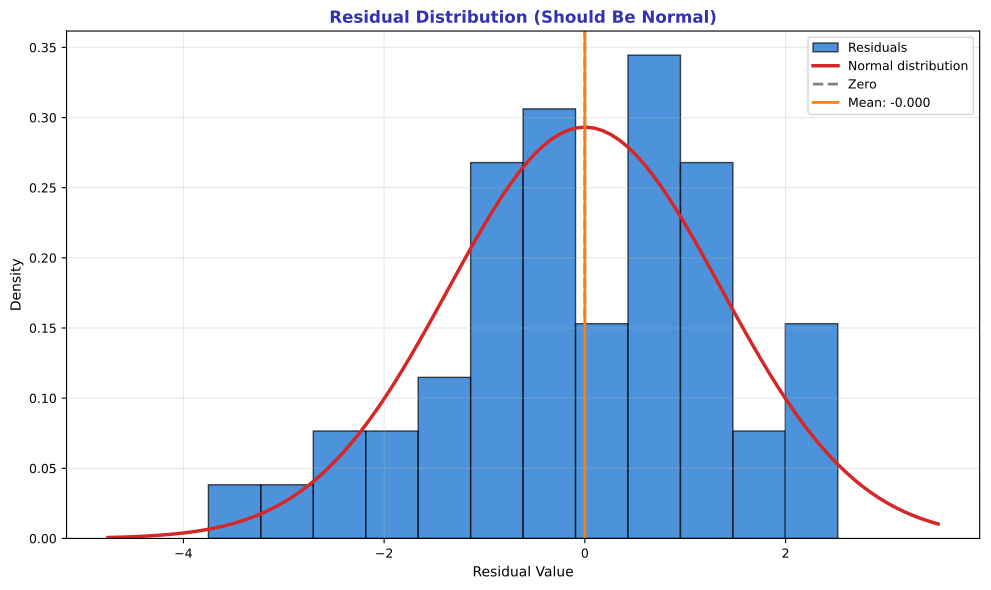

Recreate this plot in Python.
"""Residual Histogram - Checking normality"""
import matplotlib.pyplot as plt
import numpy as np
import scipy.stats as stats
from pathlib import Path

plt.rcParams.update({
    'font.size': 10,
    'axes.labelsize': 10,
    'axes.titlesize': 11,
    'xtick.labelsize': 9,
    'ytick.labelsize': 9,
    'legend.fontsize': 9,
    'figure.figsize': (10, 6),
    'figure.dpi': 150
})

MLPURPLE = '#3333B2'
MLLAVENDER = '#ADADE0'
MLBLUE = '#0066CC'
MLORANGE = '#FF7F0E'
MLGREEN = '#2CA02C'
MLRED = '#D62728'

np.random.seed(42)

fig, ax = plt.subplots(figsize=(10, 6))

# Generate data and residuals
n = 50
x = np.random.uniform(5, 25, n)
y = 3 + 0.5 * x + np.random.normal(0, 1.5, n)

slope = np.sum((x - x.mean()) * (y - y.mean())) / np.sum((x - x.mean())**2)
intercept = y.mean() - slope * x.mean()
y_pred = intercept + slope * x
residuals = y - y_pred

# Histogram
ax.hist(residuals, bins=12, color=MLBLUE, alpha=0.7, edgecolor='black', density=True, label='Residuals')

# Normal curve overlay
x_norm = np.linspace(residuals.min() - 1, residuals.max() + 1, 100)
ax.plot(x_norm, stats.norm.pdf(x_norm, 0, residuals.std()), color=MLRED,
        linewidth=2.5, label='Normal distribution')

ax.axvline(0, color='gray', linewidth=2, linestyle='--', label='Zero')
ax.axvline(residuals.mean(), color=MLORANGE, linewidth=2, label=f'Mean: {residuals.mean():.3f}')

ax.set_title('Residual Distribution (Should Be Normal)', fontsize=12, fontweight='bold', color=MLPURPLE)
ax.set_xlabel('Residual Value', fontsize=10)
ax.set_ylabel('Density', fontsize=10)
ax.legend(fontsize=9)
ax.grid(alpha=0.3)

plt.tight_layout()
plt.savefig(Path(__file__).parent / 'chart.pdf', dpi=300, bbox_inches='tight')
plt.close()
